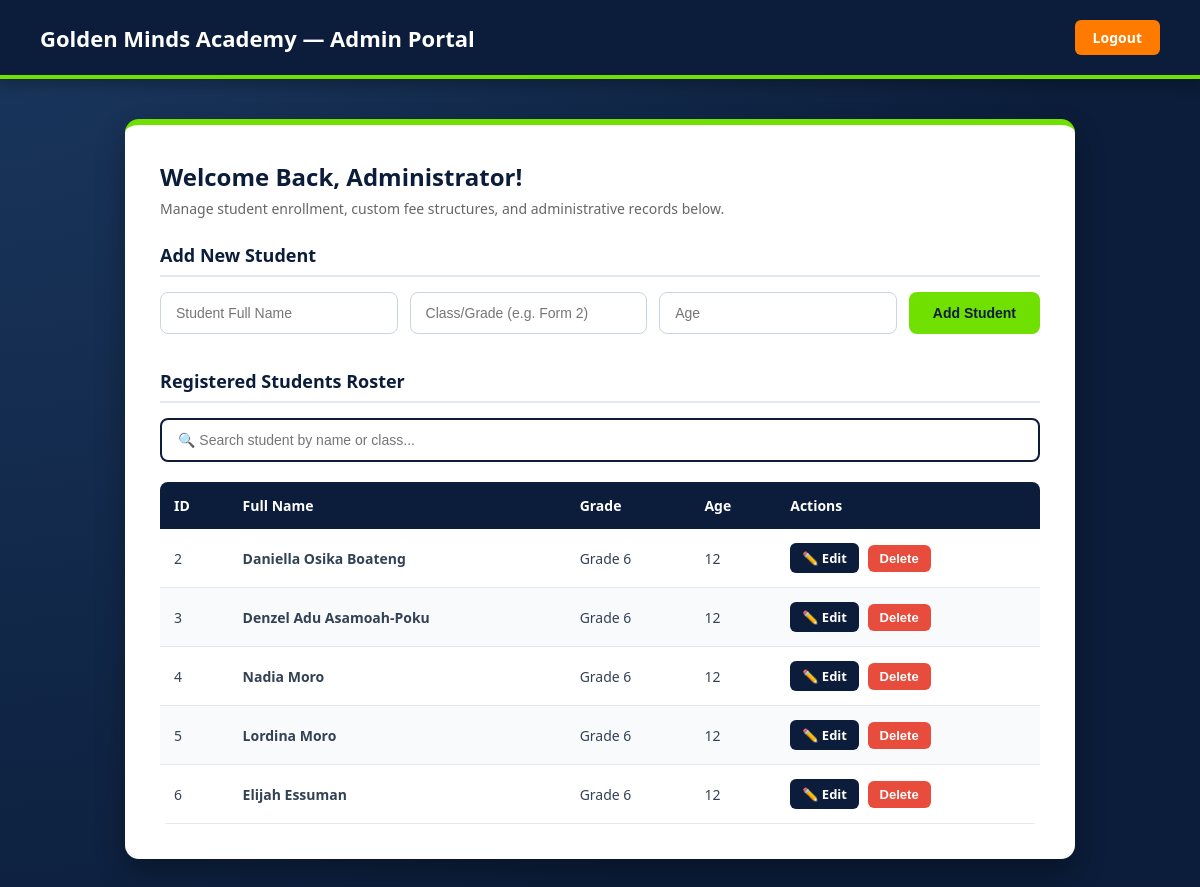
The page /admin_dashboard (signed in) on the database its author committed.
### tables this page shows
CREATE TABLE students (
            id INTEGER PRIMARY KEY AUTOINCREMENT,
            name TEXT NOT NULL,
            grade TEXT NOT NULL,
            age INTEGER NOT NULL
        , total_fee REAL DEFAULT 500.00, tuition REAL DEFAULT 300.0, breakfast REAL DEFAULT 80.0, lunch REAL DEFAULT 120.0, transportation REAL DEFAULT 100.0);

### app.py (the view)
@app.route('/admin_dashboard')
def admin_dashboard():
  if session.get('role') != 'admin':
    flash('Please log in as Administrator to access the Admin Portal.')
    return redirect(url_for('login'))
  conn = get_db_connection()
  students = conn.execute('SELECT * FROM students').fetchall()
  conn.close()
  return render_template('admin_dashboard.html', students=students)

### app.py (called while the page is built)
def get_db_connection():
  conn = sqlite3.connect('school_database.db')
  conn.row_factory = sqlite3.Row
  return conn

### templates/admin_dashboard.html (shortened to what this page needs)
<!DOCTYPE html>
<html lang="en">
<head>
</head>
<body>
    <div class="header">
        <h1>Golden Minds Academy — Admin Portal</h1>
        <a href="/logout" class="logout-btn">Logout</a>
    </div>
    <div class="container">
        <h2>Welcome Back, Administrator!</h2>
        <p class="subtitle">Manage student enrollment, custom fee structures, and administrative records below.</p>
        <h3>Add New Student</h3>
        <form action="/add_student" method="POST" class="form-group">
            <input type="text" name="name" placeholder="Student Full Name" required>
            <input type="text" name="grade" placeholder="Class/Grade (e.g. Form 2)" required>
            <input type="number" name="age" placeholder="Age" required>
            <button type="submit" class="btn-add">Add Student</button>
        </form>
        <h3>Registered Students Roster</h3>
        <input type="text" id="adminSearch" class="search-bar" onkeyup="filterTable('adminSearch', 'adminTable')" placeholder="🔍 Search student by name or class...">
        <table id="adminTable">
            <thead>
                <tr>
                    <th>ID</th>
                    <th>Full Name</th>
                    <th>Grade</th>
                    <th>Age</th>
                    <th>Actions</th>
                </tr>
            </thead>
            <tbody>
                {% for student in students %}
                <tr>
                    <td>{{ student.id }}</td>
                    <td><strong>{{ student.name }}</strong></td>
                    <td>{{ student.grade }}</td>
                    <td>{{ student.age }}</td>
                    <td>
                        <a href="/edit_student/{{ student.id }}" class="btn-edit">✏️ Edit</a>
                        <form action="/delete_student/{{ student.id }}" method="POST" style="display:inline;">
                            <button type="submit" class="btn-delete" onclick="return confirm('Are you sure you want to delete {{ student.name }}?')">Delete</button>
                        </form>
                    </td>
                </tr>
                {% endfor %}
            </tbody>
        </table>
    </div>
</body>
</html>

### templates/admin_dashboard.html (style rules this page uses)
* { box-sizing: border-box; margin: 0; padding: 0; }
body { font-family: 'Segoe UI', Tahoma, Geneva, Verdana, sans-serif; background: radial-gradient(circle at top left, #1a365d, #0b1d3a 70%); min-height: 100vh; color: #333; padding-bottom: 40px; }
.header { background-color: #0b1d3a; color: white; padding: 20px 40px; display: flex; justify-content: space-between; align-items: center; border-bottom: 4px solid #70e000; box-shadow: 0 4px 15px rgba(0, 0, 0, 0.3); }
.header h1 { font-size: 22px; font-weight: 700; color: #ffffff; }
.logout-btn { background: #ff7b00; color: white; padding: 8px 18px; text-decoration: none; border-radius: 6px; font-weight: 600; font-size: 14px; transition: background 0.2s; }
.container { max-width: 950px; margin: 40px auto; background: white; padding: 35px; border-radius: 14px; box-shadow: 0 15px 30px rgba(0,0,0,0.3); border-top: 6px solid #70e000; }
h2 { color: #0b1d3a; font-size: 24px; margin-bottom: 6px; }
.subtitle { color: #666; margin-bottom: 25px; font-size: 14px; }
h3 { color: #0b1d3a; font-size: 18px; margin-bottom: 15px; border-bottom: 2px solid #e2e8f0; padding-bottom: 8px; }
.form-group { display: flex; gap: 12px; margin-bottom: 35px; flex-wrap: wrap; }
.form-group input { padding: 12px 15px; border: 1px solid #cbd5e1; border-radius: 8px; flex: 1; min-width: 150px; font-size: 14px; outline: none; }
.btn-add { background-color: #70e000; color: #0b1d3a; border: none; padding: 12px 24px; border-radius: 8px; font-weight: 700; font-size: 14px; cursor: pointer; transition: all 0.2s; }
.search-bar { width: 100%; padding: 12px 16px; border: 2px solid #0b1d3a; border-radius: 8px; font-size: 14px; margin-bottom: 15px; outline: none; }
table { width: 100%; border-collapse: collapse; margin-top: 5px; border-radius: 8px; overflow: hidden; }
th, td { padding: 14px; text-align: left; vertical-align: middle; }
th { background-color: #0b1d3a; color: white; font-size: 14px; font-weight: 600; }
tr:nth-child(even) { background-color: #f8fafc; }
td { border-bottom: 1px solid #e2e8f0; font-size: 14px; color: #334155; }
.btn-edit { background-color: #0b1d3a; color: white; text-decoration: none; padding: 6px 12px; border-radius: 6px; font-weight: 600; font-size: 13px; display: inline-block; margin-right: 5px; }
.btn-delete { background-color: #e74c3c; color: white; border: none; padding: 6px 12px; border-radius: 6px; font-weight: 600; font-size: 13px; cursor: pointer; }

### rows shown on the page
students: id "2", name "Daniella Osika Boateng", grade "Grade 6", age "12"
students: id "3", name "Denzel Adu Asamoah-Poku", grade "Grade 6", age "12"
students: id "4", name "Nadia Moro", grade "Grade 6", age "12"
students: id "5", name "Lordina Moro", grade "Grade 6", age "12"
students: id "6", name "Elijah Essuman", grade "Grade 6", age "12"
